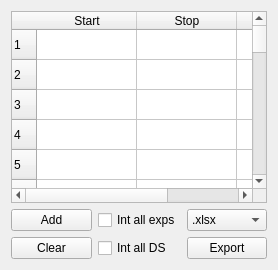
        <widget class="QWidget" name="peakPickTab">
         <attribute name="title">
          <string>Peak Picking</string>
         </attribute>
         <layout class="QVBoxLayout" name="verticalLayout_25">
          <item>
           <widget class="QTableWidget" name="peakWidget">
            <property name="sizePolicy">
             <sizepolicy hsizetype="Expanding" vsizetype="Expanding">
              <horstretch>0</horstretch>
              <verstretch>0</verstretch>
             </sizepolicy>
            </property>
            <property name="minimumSize">
             <size>
              <width>0</width>
              <height>0</height>
             </size>
            </property>
            <property name="midLineWidth">
             <number>1</number>
            </property>
            <property name="rowCount">
             <number>200</number>
            </property>
            <row/>
            <row/>
            <row/>
            <row/>
            <row/>
            <row/>
            <row/>
            <row/>
            <row/>
            <row/>
            <row/>
            <row/>
            <row/>
            <row/>
            <row/>
            <row/>
            <row/>
            <row/>
            <row/>
            <row/>
            <row/>
            <row/>
            <row/>
            <row/>
            <row/>
            <row/>
            <row/>
            <row/>
            <row/>
            <row/>
            <row/>
            <row/>
            <row/>
            <row/>
            <row/>
            <row/>
            <row/>
            <row/>
            <row/>
            <row/>
            <row/>
            <row/>
            <row/>
            <row/>
            <row/>
            <row/>
            <row/>
            <row/>
            <row/>
            <row/>
            <row/>
            <row/>
            <row/>
            <row/>
            <row/>
            <row/>
            <row/>
            <row/>
            <row/>
            <row/>
            <row/>
            <row/>
            <row/>
            <row/>
            <row/>
            <row/>
            <row/>
            <row/>
            <row/>
            <row/>
            <row/>
            <row/>
            <row/>
            <row/>
            <row/>
            <row/>
            <row/>
            <row/>
            <row/>
            <row/>
            <row/>
            <row/>
            <row/>
            <row/>
            <row/>
            <row/>
            <row/>
            <row/>
            <row/>
            <row/>
            <row/>
            <row/>
            <row/>
            <row/>
            <row/>
            <row/>
            <row/>
            <row/>
            <row/>
            <row/>
            <row/>
            <row/>
            <row/>
            <row/>
            <row/>
            <row/>
            <row/>
            <row/>
            <row/>
            <row/>
            <row/>
            <row/>
            <row/>
            <row/>
            <row/>
            <row/>
            <row/>
            <row/>
            <row/>
            <row/>
            <row/>
            <row/>
            <row/>
            <row/>
            <row/>
            <row/>
            <row/>
            <row/>
            <row/>
            <row/>
            <row/>
            <row/>
            <row/>
            <row/>
            <row/>
            <row/>
            <row/>
            <row/>
            <row/>
            <row/>
            <row/>
            <row/>
            <row/>
            <row/>
            <row/>
            <row/>
            <row/>
            <row/>
            <row/>
            <row/>
            <row/>
            <row/>
            <row/>
            <row/>
            <row/>
            <row/>
            <row/>
            <row/>
            <row/>
            <row/>
            <row/>
            <row/>
            <row/>
            <row/>
            <row/>
            <row/>
            <row/>
            <row/>
            <row/>
            <row/>
            <row/>
            <row/>
            <row/>
            <row/>
            <row/>
            <row/>
            <row/>
            <row/>
            <row/>
            <row/>
            <row/>
            <row/>
            <row/>
            <row/>
            <row/>
            <row/>
            <row/>
            <row/>
            <row/>
            <row/>
            <row/>
            <row/>
            <row/>
            <row/>
            <row/>
            <row/>
            <row/>
            <row/>
            <row/>
            <row/>
            <column>
             <property name="text">
              <string>Start</string>
             </property>
            </column>
            <column>
             <property name="text">
              <string>Stop</string>
             </property>
            </column>
            <column>
             <property name="text">
              <string>Label</string>
             </property>
            </column>
           </widget>
          </item>
          <item>
           <layout class="QGridLayout" name="gridLayout_26">
            <item row="0" column="0">
             <widget class="QPushButton" name="peakAddButton">
              <property name="text">
               <string>Add</string>
              </property>
             </widget>
            </item>
            <item row="0" column="1">
             <widget class="QCheckBox" name="intAllExps">
              <property name="text">
               <string>Int all exps</string>
              </property>
             </widget>
            </item>
            <item row="0" column="2">
             <widget class="QComboBox" name="exportFormatCB">
              <item>
               <property name="text">
                <string>.xlsx</string>
               </property>
              </item>
              <item>
               <property name="text">
                <string>.csv</string>
               </property>
              </item>
             </widget>
            </item>
            <item row="1" column="0">
             <widget class="QPushButton" name="peakClearButton">
              <property name="text">
               <string>Clear</string>
              </property>
             </widget>
            </item>
            <item row="1" column="1">
             <widget class="QCheckBox" name="intAllDS">
              <property name="text">
               <string>Int all DS</string>
              </property>
             </widget>
            </item>
            <item row="1" column="2">
             <widget class="QPushButton" name="peakExportButton">
              <property name="text">
               <string>Export</string>
              </property>
             </widget>
            </item>
           </layout>
          </item>
         </layout>
        </widget>
